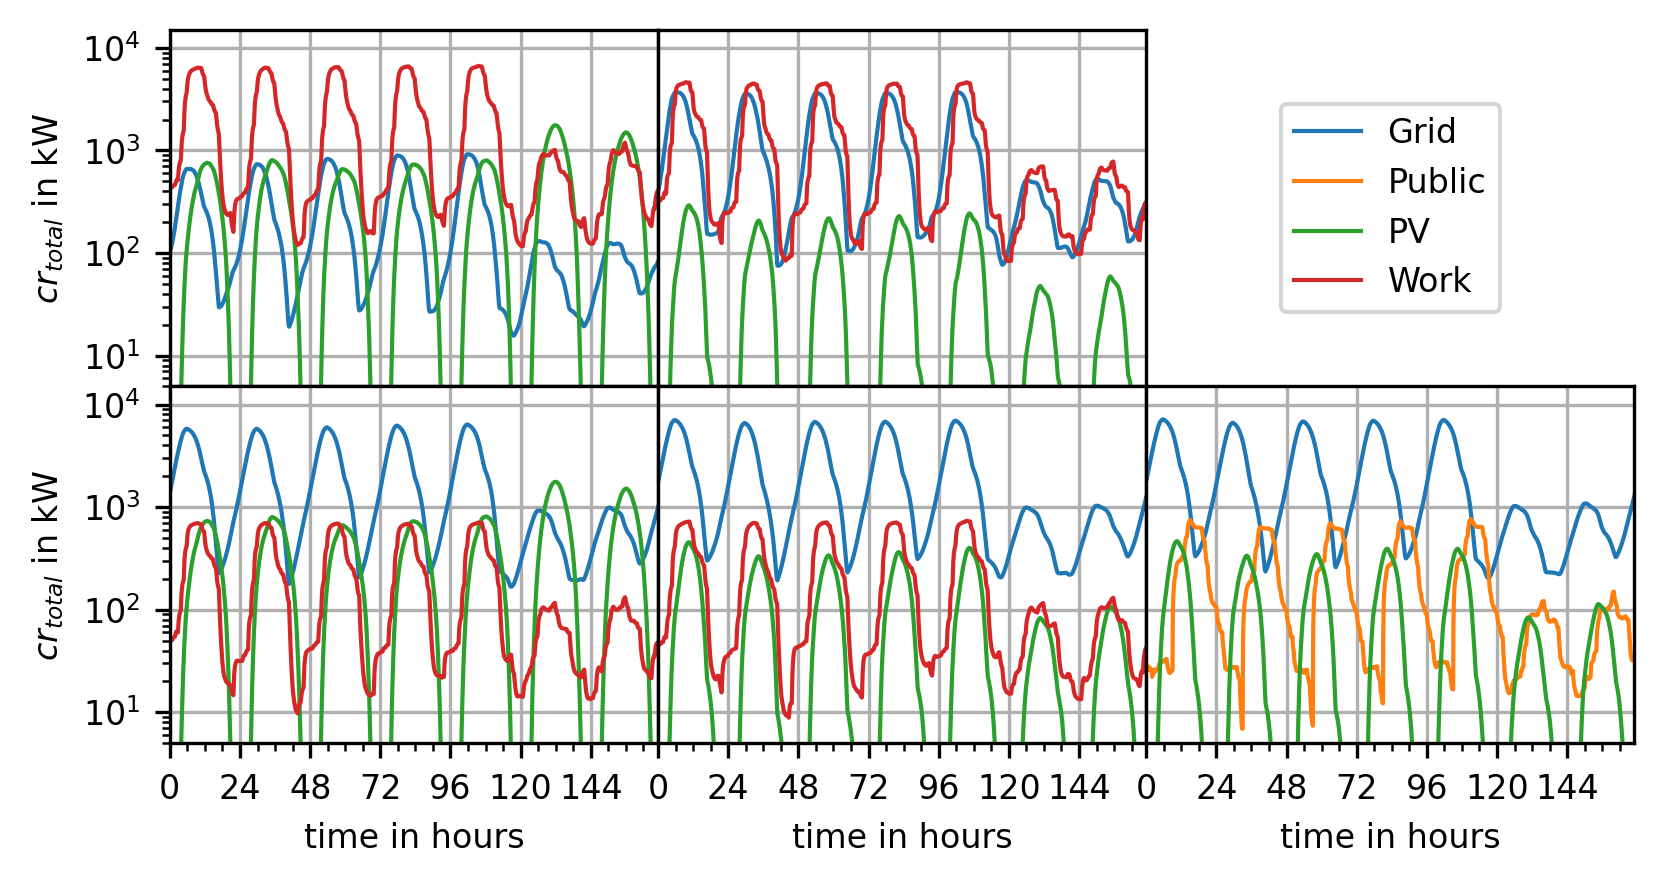

Write the Python code that produced this figure.
# -*- coding: utf-8 -*-
"""
Created on Wed Aug 11 14:00:30 2021

@author: S3739258
"""

import os
import fiona

import matplotlib.pyplot as plt
import matplotlib.patches
import matplotlib as mpl
from mpl_toolkits.axes_grid1 import make_axes_locatable
from matplotlib.ticker import (MultipleLocator, AutoMinorLocator)


from parameters import Parameters
from output_data import OutputData
from console_output import ConsoleOutput
from cast import Cast
from csv_helper import CSVHelper

# constants
SINGLE_RUN = ["charge_received_time_series", "charger_utilisation_time_series",
              "location_time_series"]
D1_SWEEP = ["sweep_data"]
D2_SWEEP = ["avg_cost", "avg_cost_apartment", "avg_cost_house_no_pv",
            "avg_cost_house_pv", "charge_emergency", "charge_grid",
            "charge_held_back", "charge_pv", "charge_work", "utilisation"]
PATH = "results"

MY_DPI = 96

# moving average over maw time steps
maw = 6*12

#model 1 (nw) low price (lp)
file_m1_lp = "model_1_nbr_agents_12000_lp_season_avg_charge_received_time_series.csv"
#model 4 (bc) low price (lp)
file_m4_lp = "model_4_nbr_agents_12000_lp_season_avg_charge_received_time_series.csv"
#model 4 (bc) high price (hp)
file_m4_hp = "model_4_nbr_agents_12000_hp_season_avg_charge_received_time_series.csv"
#model 6 (ac) low price (lp)
file_m6_lp = "model_6_nbr_agents_12000_lp_season_avg_charge_received_time_series.csv"
#model 6 (ac) high price (hp)
file_m6_hp = "model_6_nbr_agents_12000_hp_season_avg_charge_received_time_series.csv"

names = ["m1_lp","m4_lp","m4_hp","m6_lp","m6_hp"]
files = [file_m1_lp, file_m4_lp, file_m4_hp, file_m6_lp, file_m6_hp]

            
def read_data(relative_path, file_name):
    cast = Cast("difference_tool")
    csv_helper = CSVHelper(relative_path, file_name, skip_header=False)
    firstRowRead = False
    first_row, front_col, data = [], [], []
    for row in csv_helper.data:
        if not firstRowRead:
            first_row = [cell for cell in row]
            firstRowRead = True
        else:
            front_col.append(cast.to_int(row[0], "x_value") / 60 - 24 * 7)
            data.append([cast.to_float(cell, "data_cell") for cell in row[1:]])
    return first_row, front_col, data

def plot_data(ax, x_pos, y_pos, model, x_labels, y_labels, linewidth, fontsize):
    ax[y_pos,x_pos].plot(data[model]["x_value"], data[model]["charge_received_grid"], label="Grid", linewidth=linewidth)
    ax[y_pos,x_pos].plot(data[model]["x_value"], data[model]["charge_received_public"], label="Public", linewidth=linewidth)
    ax[y_pos,x_pos].plot(data[model]["x_value"], data[model]["charge_received_pv"], label="PV", linewidth=linewidth)
    ax[y_pos,x_pos].plot(data[model]["x_value"], data[model]["charge_received_work"], label="Work", linewidth=linewidth)
    if x_labels:
        ax[y_pos,x_pos].set_xlabel(x_label, fontsize=fontsize)
        ax[y_pos,x_pos].xaxis.set_minor_locator(AutoMinorLocator())
    else:
        ax[y_pos,x_pos].set_xticklabels("", fontsize=fontsize)
    if y_labels:
        ax[y_pos,x_pos].set_ylabel(y_label, fontsize=fontsize)
    ax[y_pos,x_pos].set_xticks(range(0, 24*8, 24))
    ax[y_pos,x_pos].set_xlim(0,167)
    ax[y_pos,x_pos].set_yscale('log')
    ax[y_pos,x_pos].set_ylim(5,1.5*10**4)
    ax[y_pos,x_pos].grid(True)
    if not y_labels:
        for tick in ax[y_pos,x_pos].yaxis.get_major_ticks():
            tick.tick1line.set_visible(False)
            tick.tick2line.set_visible(False)
            tick.label1.set_visible(False)
            tick.label2.set_visible(False)

        ax[y_pos,x_pos].yaxis.set_minor_locator(AutoMinorLocator())
    ax[y_pos,x_pos].grid(True)
    ax[y_pos,x_pos].tick_params(labelsize=fontsize)

data_raw = dict()
first_row = dict()
front_col = dict()
for it, name in enumerate(names):
    first_row[name], front_col[name], data_tmp = read_data(PATH, files[it])
    data_raw[name] = dict()
    for it, first_row_cell in enumerate(first_row[name]):
        if it == 0:
            data_raw[name]["x_value"] = front_col[name]
        else:
            data_raw[name][first_row_cell] = []
            for data_row in data_tmp:
                data_raw[name][first_row_cell].append(data_row[it-1]*12)

# moving average
data = dict()
for name, data_set in data_raw.items():
    data[name] = dict()
    for col_name, col_data in data_set.items():
        if col_name == "x_value":
            data[name][col_name] = col_data
        else:
            data[name][col_name] = []
            for it, value in enumerate(col_data):
                start_it = it - maw // 2
                end_it = start_it + maw
                _sum = 0
                for i in range(0, maw):
                    _sum += col_data[(start_it + i) % len(col_data)]
                avg_value = _sum / maw
                data[name][col_name].append(avg_value)

cast = Cast("Analysis")

x_label = "time in hours"
y_label = "$cr_{total}$ in kW"

linewidth = 1
cm = 1/2.54
fontsize=8

fig = plt.figure(figsize=(16*cm, 8*cm))
gs = fig.add_gridspec(2, 3, hspace=0, wspace=0)
ax = gs.subplots(sharex=False, sharey=False)

plot_data(ax, 0, 0, "m6_lp", False, True, linewidth, fontsize)
plot_data(ax, 0, 1, "m6_hp", True, True, linewidth, fontsize)
plot_data(ax, 1, 0, "m4_lp", False, False, linewidth, fontsize)
plot_data(ax, 1, 1, "m4_hp", True, False, linewidth, fontsize)
plot_data(ax, 2, 1, "m1_lp", True, False, linewidth, fontsize)

ax[0, 2].plot([0, 1], [0, 1], label="Grid", linewidth=linewidth)
ax[0, 2].plot([0, 1], [0, 1], label="Public", linewidth=linewidth)
ax[0, 2].plot([0, 1], [0, 1], label="PV", linewidth=linewidth)
ax[0, 2].plot([0, 1], [0, 1], label="Work", linewidth=linewidth)
ax[0, 2].set_xlim(2,3)
ax[0, 2].set_ylim(2,3)
ax[0, 2].set_axis_off()
ax[0, 2].legend(fontsize=fontsize, loc=10)

plt.show()

file_name = "charge_source_time_series.pdf"
fig.savefig(file_name, bbox_inches='tight', pad_inches=0.1)
file_name = "charge_source_time_series.png"
fig.savefig(file_name, bbox_inches='tight', pad_inches=0.1)